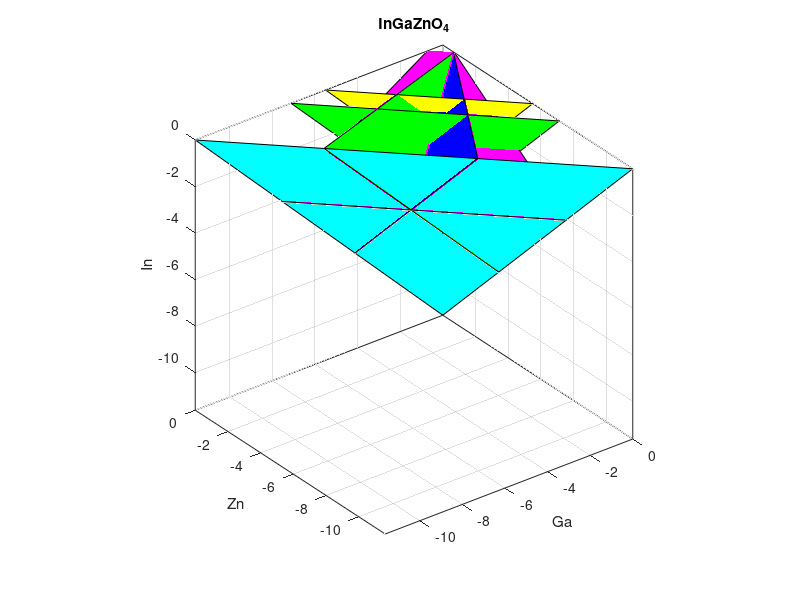

Write the MATLAB code that produced this figure. (Note: this script raises an error after producing the figure.)
clear;
title('InGaZnO_4')
%ONLY r0, r1, r2, r3 needs to be inputted
%DH(RAMO$, ex: InGaZnO4)
r0=-11.62;
%DH(R2O3, ex: In2O3)
r1=-8.17;
%DH(A2O3, ex: Ga2O3)
r2=-8.23;
%DH(MO, ex:ZnO)
r3=-3.42;

o1=-1.123;
o2=-1.529;

pres1=4*(r0/4-o1)
pres2=4*(r0/4-o2)


%Calculating the deltaMU of Binaries:
mu1=r1/2;
mu2=r2/2;
mu3=r3;
%Calculating the Projecting points on the 3d Surface:
p1=r0-mu1;
p2=r0-mu2;
p3=r0-mu3;
%Calculating the cross points: 
%THIS equation changes for different K and N, EX: InGaZn'K'O'N'
c1=(4*r1-3*r0)/5
c2=(4*r2-3*r0)/5
c3=(4*r3-r0)/3


%R2O3 Plane
x = [0 p1 0];
y = [p1 0 0];
z = [mu1 mu1 c1];

%MO plane
x2 = [p3 0 0];
y2 = [mu3 mu3 c3];
z2 = [0 p3 0];

%A2O3 Plane
x3 = [mu2 mu2 c2];
y3 = [p2 0 0];
z3 = [0 p2 0];

%k=n planes
% x22 = [p22 0 0];
% y22 = [r22 r22 c22];
% z22 = [0 p22 0];
% 
% x33 = [p33 0 0];
% y33 = [r33 r33 c33];
% z33 = [0 p33 0];
% 
% x44 = [p44 0 0];
% y44 = [r44 r44 c44];
% z44 = [0 p44 0];
% 
% 
% %ZnGa2O4 Plane
% x55 = [r55 r55 c55];
% y55 = [p55 0 0];
% z55 = [0 p55 0];

% x3 = [mu2 mu2 0];
% y3 = [p2 0 c2];
% z3 = [0 p2 0];
%111 Plane
x4 = [0 0 r0];
y4 = [0 r0 0];
z4 = [r0 0 0];

x5 = [0 0 pres1];
y5 = [0 pres1 0];
z5 = [pres1 0 0];

x6 = [0 0 pres2];
y6 = [0 pres2 0];
z6 = [pres2 0 0];


%Base Points
A1=[0 p1 mu1];
A2=[p1 0 mu1];

B1=[p3 mu3 0];
B2=[0 mu3 p3];

C11=[mu2 p2 0];
C22=[mu2 0 p2];
 
  %Finding the base triangle
%   base1 = [A2(:) - A1(:),-(B2(:)-B1(:))]\(B1(:) - A1(:))
%   ans1=A1 + (A2 - A1)*base1(1)
%   base2 = [A2(:) - A1(:),-(C22(:)-C11(:))]\(C11(:) - A1(:))
%   ans2=C11 + (C22 - C11)*base2(1)
%   base3 = [B2(:) - B1(:),-(C22(:)-C11(:))]\(C11(:) - B1(:))
%   ans3=B1 + (B2 - B1)*base3(1)
% % top1 = [-.8 0 0];
% top2 = [0 -.8 0];
% top3 = [0 -.8 0];

%PLOTTING
view(147,37);
axis equal
axis([r0  0, r0 0, r0 0])
%Some extra junk
hold on;  % Very important that this is to be kept ON

R2O3=fill3(x,y,z, 'm');
 MO=fill3(x2,y2,z2, 'g');
A2O3=fill3(x3,y3,z3, 'b');

Base=fill3(x4,y4,z4,'c');

Orich=fill3(x5,y5,z5,'g');
Opoor=fill3(x6,y6,z6,'y');
%plots the other phases
% K2=fill3(x22,y22,z22, 'g');
% K3=fill3(x33,y33,z33, 'g');
% K4=fill3(x44,y44,z44, 'g');
% M2=fill3(x55,y55,z55, 'b');




 
xlabel('Ga')
ylabel('Zn')
zlabel('In')
grid on
box on 
alpha(Base,0.1)  % Controls the transparency of the 111 plane
% alpha(A2O3,0.3)
% alpha(R2O3,0.3)
% alpha(MO,0.3)

% alpha(A2O3,0.3)
alpha(Orich,0.5)
alpha(Opoor,0.5)

% alpha(K2,0.2) 
% alpha(K3,0.4) 
% alpha(K4,0.6) 
% alpha(M2,0.3) 
